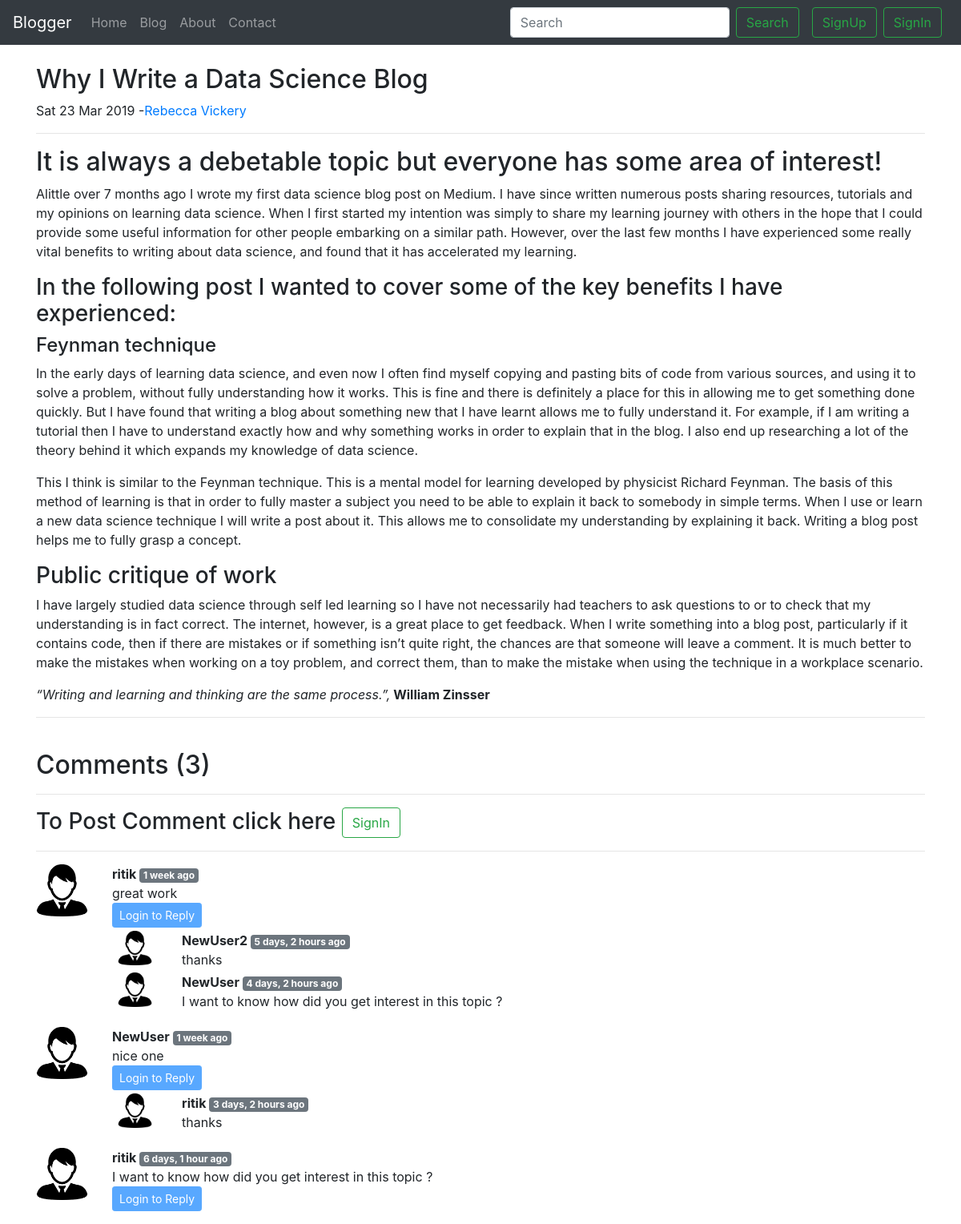
/blog/Why I Write a Data Science Blog/, run on the app's committed database.
### blog/models.py (models this page shows, shortened)
class Post(models.Model):
    sno = models.AutoField(primary_key=True)
    title = models.CharField(max_length=250)
    content = models.TextField()
    author = models.CharField(max_length=20)
    slug = models.CharField(max_length=130, default='Anonymous')
    timeStamp = models.DateTimeField(blank=True)

class BlogComment(models.Model):
    sno = models.AutoField(primary_key=True)
    comment = models.TextField()
    user = models.ForeignKey(User, on_delete=models.CASCADE)
    post = models.ForeignKey(Post, on_delete=models.CASCADE)
    parent = models.ForeignKey('self', on_delete=models.CASCADE, null=True)
    timestamp = models.DateTimeField(default=now)

### blog/views.py (the view)
# urls.py: path('<str:slug>/', views.blogPost, name="blogPost"),
def blogPost(request, slug):
    post = Post.objects.filter(slug=slug).first()
    comments = BlogComment.objects.filter(post=post, parent=None)
    replies = BlogComment.objects.filter(post=post).exclude(parent=None)
    repDict = {}
    for reply in replies:
        if reply.parent.sno not in repDict.keys():
            repDict[reply.parent.sno] = [reply]
        else:
            repDict[reply.parent.sno].append(reply)
    context = {'post': post, 'comments': comments, 'replyDict': repDict}
    return render(request, 'blog/blogPost.html', context)

### blog/templatetags/extras.py (called while the page is built)
@register.filter(name='get_val')
def get_val(dict, key):
    return dict.get(key)

### templates/blog/blogPost.html (shortened to what this page needs)
{% extends 'base.html'%}
{% load static %}
{% load humanize %}
{% load extras %}
{% block body %}
<div class="container">
  <div class="row my-4">
    <div class="col blog-main">
      <div class="blog-post">
        <h2 class="blog-post-title">{{post.title}}</h2>
        <p class="blog-post-meta">{{post.timeStamp|date:"D d M Y"}} -<a href="/about">{{post.author}}</a></p>
        <hr>
        <p>{{post.content|safe}}</p>
        <hr>
      </div>
    </div>
  </div>
</div>
<div class="container">
  <h2>Comments ({{comments.count}})</h2>
  <div class="my-2">
    {% if user.is_authenticated %}
    <form action="/blog/postComment/" method="POST">
      {% csrf_token %}
      <div class="form-group">
        <label for="comment">Post Comment</label>
        <input type="text" class="form-control" name="comment" id="comment" placeholder="enter comment here">
      </div>
      <input type="hidden" name="postSno" value="{{post.sno}}">
      <input type="hidden" name="parentSno" value="">
      <button type="submit" class="btn btn-primary">Submit</button>
    </form>
    {% else %}
    <hr>
    <h3>To Post Comment click here <button type="button" class="btn btn-outline-success my-2 mr-2 my-sm-0"
        data-toggle="modal" data-target="#signinModal">
        SignIn
      </button> </h3>
    <hr>
    {% endif %}
  </div>
  {% for comment in comments%}
  <div class="row my-3">
    <div class="col-1"><img class="rounded mx-auto d-block w-100" src="/static/blog/user1.png" alt="user"></div>
    <div class="col-11">
      <b>{{comment.user.username}} <span class="badge badge-secondary">{{comment.timestamp | naturaltime}}</span> </b>
      <div>
        {{comment.comment}}
      </div>
      <div class="reply mx-0">
        {% if user.is_authenticated%}
        <button class="btn btn-sm btn-primary" type="button" data-toggle="collapse"
          data-target="#replyBox{{comment.sno}}" aria-expanded="false" aria-controls="replyBox{{comment.sno}}">
          Reply
        </button>
        {% else %}
        <button class="btn btn-sm btn-primary" type="button" data-toggle="collapse"
          data-target="#replyBox{{comment.sno}}" aria-expanded="false" aria-controls="replyBox{{comment.sno}}" disabled>
          Login to Reply
        </button>
        {% endif %}
        <div class="replies">
          {% for reply in replyDict|get_val:comment.sno %}
          <div class="row my-1">
            <div class="col-1">
              <img class="rounded mx-auto d-block w-75" src="/static/blog/user1.png" alt="user">
            </div>
            <div class="col-11">
              <b>{{reply.user.username}} <span class="badge badge-secondary">{{reply.timestamp | naturaltime}}</span>
              </b>
              <div>
                {{reply.comment}}
              </div>
            </div>
          </div>
          {%endfor%}
        </div>
      </div>
    </div>
  </div>
  {% endfor %}
</div>
{% endblock body %}

### data on the page
Post: title "Why I Write a Data Science Blog", timeStamp "Sat 23 Mar 2019", author "Rebecca Vickery", content "It is always a debetable topic but everyone has some area of interest! Alittle over 7 months ago I wrote my first data science blog post on Medium. I have since written numerous posts sharing resources, tutorials and my opinions on learning data science. When I first started my intention was simply to share my learning journey with others in the hope that I could provide some useful information for other people embarking on a similar path. However, over the last few months I have experienced some really vital benefits to writing about data science, and found that it has accelerated my learning. In the following post I wanted to cover some of the key benefits I have experienced: Feynman…"
BlogComment: user.username "ritik", timestamp "1 week ago", comment "great work"
BlogComment: user.username "NewUser2", timestamp "5 days, 2 hours ago", comment "thanks"
BlogComment: user.username "NewUser", timestamp "4 days, 2 hours ago", comment "I want to know how did you get interest in this topic ?"
BlogComment: user.username "NewUser", timestamp "1 week ago", comment "nice one"
BlogComment: user.username "ritik", timestamp "3 days, 2 hours ago", comment "thanks"
BlogComment: user.username "ritik", timestamp "6 days, 1 hour ago", comment "I want to know how did you get interest in this topic ?"

### other printed values
{{ comments.count }} "3"
